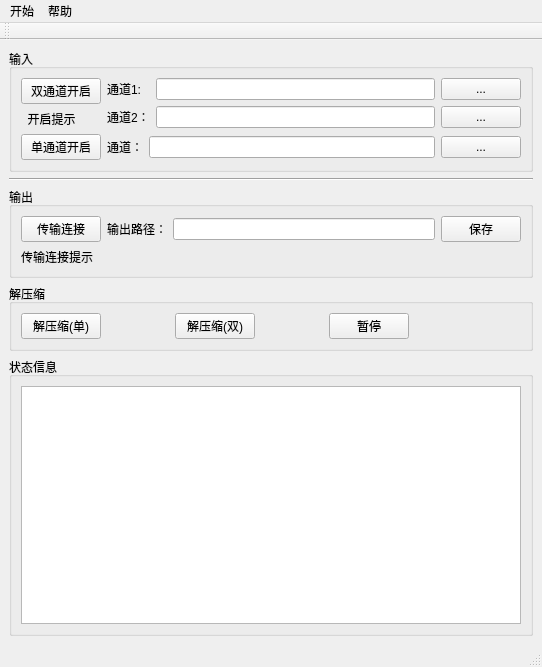
<?xml version="1.0" encoding="UTF-8"?>
<ui version="4.0">
 <class>MainWindow</class>
 <widget class="QMainWindow" name="MainWindow">
  <property name="geometry">
   <rect>
    <x>0</x>
    <y>0</y>
    <width>542</width>
    <height>667</height>
   </rect>
  </property>
  <property name="windowTitle">
   <string>MainWindow</string>
  </property>
  <widget class="QWidget" name="centralwidget">
   <layout class="QGridLayout" name="gridLayout">
    <item row="0" column="0">
     <widget class="QGroupBox" name="groupBox_Input">
      <property name="title">
       <string>输入</string>
      </property>
      <layout class="QGridLayout" name="gridLayout_5">
       <item row="0" column="0">
        <widget class="QPushButton" name="pushButton_channel">
         <property name="text">
          <string>双通道开启</string>
         </property>
        </widget>
       </item>
       <item row="0" column="1" rowspan="2">
        <layout class="QGridLayout" name="gridLayout_7">
         <item row="1" column="0">
          <widget class="QLabel" name="label_CH2">
           <property name="text">
            <string>通道2：</string>
           </property>
          </widget>
         </item>
         <item row="0" column="0">
          <widget class="QLabel" name="label_CH1">
           <property name="text">
            <string>通道1:</string>
           </property>
          </widget>
         </item>
         <item row="1" column="1">
          <widget class="QLineEdit" name="lineEdit_CH2"/>
         </item>
         <item row="0" column="1">
          <widget class="QLineEdit" name="lineEdit_CH1"/>
         </item>
         <item row="0" column="2">
          <widget class="QPushButton" name="pushButton_OpenCH1">
           <property name="text">
            <string>...</string>
           </property>
          </widget>
         </item>
         <item row="1" column="2">
          <widget class="QPushButton" name="pushButton_OpenCH2">
           <property name="text">
            <string>...</string>
           </property>
          </widget>
         </item>
        </layout>
       </item>
       <item row="1" column="0">
        <widget class="QLabel" name="label_channelopen">
         <property name="text">
          <string>  开启提示</string>
         </property>
        </widget>
       </item>
       <item row="2" column="0">
        <widget class="QPushButton" name="pushButton_singlechannel">
         <property name="text">
          <string>单通道开启</string>
         </property>
        </widget>
       </item>
       <item row="2" column="1">
        <layout class="QHBoxLayout" name="horizontalLayout_3">
         <item>
          <widget class="QLabel" name="label">
           <property name="text">
            <string>通道：</string>
           </property>
          </widget>
         </item>
         <item>
          <widget class="QLineEdit" name="lineEdit_singlechannel"/>
         </item>
         <item>
          <widget class="QPushButton" name="pushButton_OpenSingleCH">
           <property name="text">
            <string>...</string>
           </property>
          </widget>
         </item>
        </layout>
       </item>
      </layout>
     </widget>
    </item>
    <item row="1" column="0">
     <widget class="Line" name="line_3">
      <property name="orientation">
       <enum>Qt::Horizontal</enum>
      </property>
     </widget>
    </item>
    <item row="2" column="0">
     <widget class="QGroupBox" name="groupBox_Output">
      <property name="title">
       <string>输出</string>
      </property>
      <layout class="QGridLayout" name="gridLayout_3">
       <item row="0" column="0">
        <widget class="QPushButton" name="pushButton_output">
         <property name="sizePolicy">
          <sizepolicy hsizetype="Minimum" vsizetype="Fixed">
           <horstretch>0</horstretch>
           <verstretch>0</verstretch>
          </sizepolicy>
         </property>
         <property name="text">
          <string>传输连接</string>
         </property>
        </widget>
       </item>
       <item row="0" column="1">
        <layout class="QHBoxLayout" name="horizontalLayout_Output" stretch="0,0,0">
         <item>
          <widget class="QLabel" name="label_12">
           <property name="text">
            <string>输出路径：</string>
           </property>
          </widget>
         </item>
         <item>
          <widget class="QLineEdit" name="lineEdit_SavePath"/>
         </item>
         <item>
          <widget class="QPushButton" name="pushButton_SavePath">
           <property name="text">
            <string>保存</string>
           </property>
          </widget>
         </item>
        </layout>
       </item>
       <item row="1" column="0">
        <widget class="QLabel" name="label_connect">
         <property name="sizePolicy">
          <sizepolicy hsizetype="Preferred" vsizetype="Preferred">
           <horstretch>0</horstretch>
           <verstretch>0</verstretch>
          </sizepolicy>
         </property>
         <property name="text">
          <string>传输连接提示</string>
         </property>
        </widget>
       </item>
      </layout>
     </widget>
    </item>
    <item row="3" column="0">
     <widget class="QGroupBox" name="groupBox_5">
      <property name="title">
       <string>解压缩</string>
      </property>
      <layout class="QHBoxLayout" name="horizontalLayout_2">
       <item>
        <widget class="QPushButton" name="pushButton_runsingle">
         <property name="text">
          <string>解压缩(单)</string>
         </property>
        </widget>
       </item>
       <item>
        <spacer name="horizontalSpacer">
         <property name="orientation">
          <enum>Qt::Horizontal</enum>
         </property>
         <property name="sizeHint" stdset="0">
          <size>
           <width>25</width>
           <height>20</height>
          </size>
         </property>
        </spacer>
       </item>
       <item>
        <widget class="QPushButton" name="pushButton_run">
         <property name="sizePolicy">
          <sizepolicy hsizetype="Preferred" vsizetype="Preferred">
           <horstretch>0</horstretch>
           <verstretch>0</verstretch>
          </sizepolicy>
         </property>
         <property name="font">
          <font>
           <weight>50</weight>
           <italic>false</italic>
           <bold>false</bold>
           <kerning>true</kerning>
          </font>
         </property>
         <property name="styleSheet">
          <string notr="true"/>
         </property>
         <property name="text">
          <string>解压缩(双)</string>
         </property>
        </widget>
       </item>
       <item>
        <spacer name="horizontalSpacer_3">
         <property name="orientation">
          <enum>Qt::Horizontal</enum>
         </property>
         <property name="sizeHint" stdset="0">
          <size>
           <width>40</width>
           <height>20</height>
          </size>
         </property>
        </spacer>
       </item>
       <item>
        <widget class="QPushButton" name="pushButton_pause">
         <property name="sizePolicy">
          <sizepolicy hsizetype="Preferred" vsizetype="Preferred">
           <horstretch>0</horstretch>
           <verstretch>0</verstretch>
          </sizepolicy>
         </property>
         <property name="text">
          <string>暂停</string>
         </property>
        </widget>
       </item>
       <item>
        <spacer name="horizontalSpacer_4">
         <property name="orientation">
          <enum>Qt::Horizontal</enum>
         </property>
         <property name="sizeHint" stdset="0">
          <size>
           <width>112</width>
           <height>20</height>
          </size>
         </property>
        </spacer>
       </item>
      </layout>
     </widget>
    </item>
    <item row="4" column="0">
     <widget class="QGroupBox" name="groupBox_Log">
      <property name="title">
       <string>状态信息</string>
      </property>
      <layout class="QGridLayout" name="gridLayout_2">
       <item row="0" column="0">
        <widget class="QListWidget" name="listWidget"/>
       </item>
      </layout>
     </widget>
    </item>
   </layout>
  </widget>
  <widget class="QMenuBar" name="menubar">
   <property name="geometry">
    <rect>
     <x>0</x>
     <y>0</y>
     <width>542</width>
     <height>26</height>
    </rect>
   </property>
   <widget class="QMenu" name="menu">
    <property name="title">
     <string>开始</string>
    </property>
   </widget>
   <widget class="QMenu" name="menu_2">
    <property name="title">
     <string>帮助</string>
    </property>
   </widget>
   <addaction name="menu"/>
   <addaction name="menu_2"/>
  </widget>
  <widget class="QStatusBar" name="statusbar"/>
  <widget class="QToolBar" name="toolBar">
   <property name="windowTitle">
    <string>toolBar</string>
   </property>
   <attribute name="toolBarArea">
    <enum>TopToolBarArea</enum>
   </attribute>
   <attribute name="toolBarBreak">
    <bool>false</bool>
   </attribute>
  </widget>
 </widget>
 <resources/>
 <connections/>
</ui>
